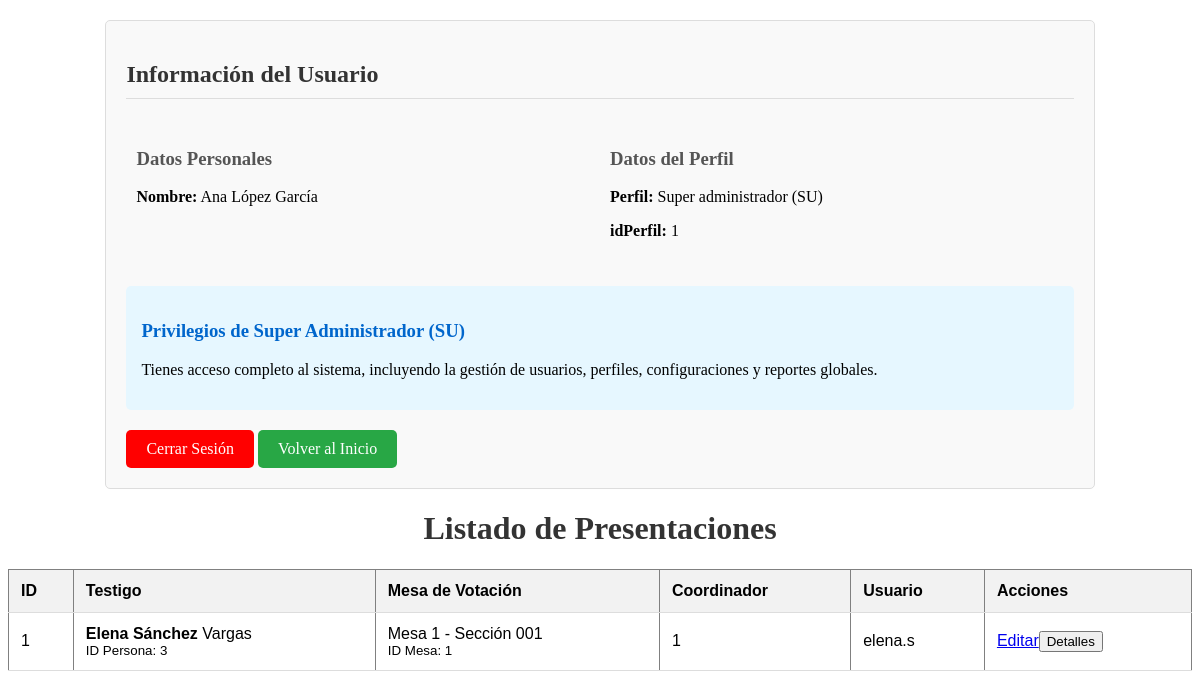
Screenshot of /vistas/obtener_testigos.php (signed in) with the database file from the repository.
### tables this page shows
CREATE TABLE `dbo_usuarios` (
  `idUsuario` int(10) NOT NULL,
  `nombre` varchar(70) NOT NULL,
  `primApellido` varchar(70) NOT NULL,
  `segApellido` varchar(70) NOT NULL,
  `usuario` varchar(10) NOT NULL,
  `password` varchar(50) NOT NULL,
  `idPerfil` int(10) NOT NULL,
  `idPartido` int(10) DEFAULT NULL,
  `idPersona` int(10) DEFAULT NULL,
  `idCoordinador` int(11) DEFAULT NULL,
  `idTestigo` int(11) DEFAULT NULL,
  `estatus` int(10) NOT NULL DEFAULT 1 COMMENT '1: Activo | 0: Inactivo'
);

CREATE TABLE `dbo_login_perfiles` (
  `idPerfil` int(11) NOT NULL,
  `perfil` varchar(200) NOT NULL,
  `alias` char(3) NOT NULL
);

CREATE TABLE `dbo_testigos` (
  `idTestigo` int(10) NOT NULL,
  `idPersona` int(10) NOT NULL,
  `idMesaVotacion` int(10) NOT NULL,
  `idCoordinador` int(10) NOT NULL COMMENT 'Se colocó el campo de coordinador para casos en donde el testigo requiera un coordinador que no sea el mismo de la casilla electoral'
);

CREATE TABLE `dbo_personas` (
  `idPersona` int(10) NOT NULL,
  `nombre` varchar(70) NOT NULL,
  `primApellido` varchar(70) NOT NULL,
  `segApellido` varchar(70) NOT NULL,
  `curp` char(18) NOT NULL,
  `claveElector` char(18) NOT NULL,
  `telefonoCelular` char(10) NOT NULL,
  `telefonoCasa` char(10) DEFAULT NULL,
  `correo` varchar(100) NOT NULL,
  `fecNacimiento` date NOT NULL,
  `calle` varchar(70) NOT NULL,
  `noExterior` varchar(10) DEFAULT NULL,
  `noInterior` varchar(10) DEFAULT NULL,
  `codigoPostal` char(5) NOT NULL,
  `idEstado` int(10) NOT NULL,
  `idMunicipio` int(10) NOT NULL,
  `idColonia` int(10) NOT NULL,
  `idPersonaTipoSangre` int(10) NOT NULL,
  `idPersonaOcupacion` int(10) NOT NULL,
  `idPersonaGradoAcademico` int(10) NOT NULL,
  `idPersonaPoblacion` int(10) NOT NULL,
  `idPersonaEstadoApoyo` int(10) NOT NULL,
  `idLugarVotacion` int(10) NOT NULL,
  `idMesaVotacion` int(10) DEFAULT NULL,
  `disponibilidad` int(10) NOT NULL,
  `observaciones` varchar(150) DEFAULT NULL,
  `id_distrito_federal` int(11) DEFAULT NULL,
  `id_distrito_local` int(11) DEFAULT NULL,
  `idPersonaGenero` int(10) DEFAULT NULL,
  `estatus` int(11) NOT NULL DEFAULT 1 COMMENT '1: ACTIVO | 0: INACTIVO'
);

CREATE TABLE `dbo_mesasvotacion` (
  `idMesaVotacion` int(10) NOT NULL,
  `nombreMesa` varchar(80) NOT NULL,
  `idLugarVotacion` int(10) NOT NULL,
  `idCoordinador` int(10) NOT NULL
);

### modelos/listas2.php (the view, shortened to what this page needs)
<?php
class consulta_observador extends BaseDatos
{
public function obtener_testigos()
{
    $con = $this->getBD();
    $sql = "SELECT
                t.idTestigo,
                t.idPersona,
                t.idMesaVotacion,
                CASE
                    WHEN t.idCoordinador IS NOT NULL THEN t.idCoordinador
                    ELSE 'Sin asignar'
                END AS idCoordinador,
                CASE
                    WHEN u.idPerfil = 4 THEN u.usuario
                    ELSE 'Sin asignar'
                END AS usuario_testigo,
                p.nombre,
                p.primApellido,
                p.segApellido,
                m.nombreMesa
            FROM dbo_testigos t
            LEFT JOIN dbo_usuarios u ON t.idPersona = u.idPersona
            LEFT JOIN dbo_personas p ON t.idPersona = p.idPersona
            LEFT JOIN dbo_mesasvotacion m ON t.idMesaVotacion = m.idMesaVotacion";
    $result = $con->query($sql);
    if ($result && $result->num_rows > 0) {
        echo '<table border="1" >';
        echo '<thead >';
        echo '<tr>';
        echo '<th>ID</th>';
        echo '<th>Testigo</th>';
        echo '<th>Mesa de Votación</th>';
        echo '<th>Coordinador</th>';
        echo '<th>Usuario</th>';
        echo '<th>Acciones</th>';
        echo '</tr>';
        echo '</thead>';
        echo '<tbody>';
        while ($row = $result->fetch_assoc()) {
            echo '<tr>';
            echo '<td>'.htmlspecialchars($row['idTestigo']).'</td>';
            echo '<td>';
            echo '<strong>'.htmlspecialchars($row['nombre'].' '.htmlspecialchars($row['primApellido'])).'</strong>';
            if (!empty($row['segApellido'])) {
                echo ' '.htmlspecialchars($row['segApellido']);
            }
            echo '<br><small>ID Persona: '.htmlspecialchars($row['idPersona']).'</small>';
            echo '</td>';
            echo '<td>';
            if (!empty($row['nombreMesa'])) {
                echo htmlspecialchars($row['nombreMesa']);
            } else {
                echo 'No asignada';
            }
            echo '<br><small>ID Mesa: '.htmlspecialchars($row['idMesaVotacion']).'</small>';
            echo '</td>';
            echo '<td>'.htmlspecialchars($row['idCoordinador']).'</td>';
            echo '<td>'.htmlspecialchars($row['usuario_testigo']).'</td>';
            echo '<td>';
            echo '<a href="editar_testigo.php?id='.urlencode($row['idTestigo']).'" class="btn btn-sm btn-primary mr-2">Editar</a>';
            echo '<button class="btn btn-sm btn-info btn-detalles" data-id="'.htmlspecialchars($row['idTestigo']).'">Detalles</button>';
            echo '</td>';
            echo '</tr>';
        }
        echo '</tbody>';
        echo '</table>';
    } else {
        echo '<div class="alert alert-warning">No se encontraron testigos registrados.</div>';
    }
}
public function obtener_usuario_por_id($idUsuario)
{
    $sql = "SELECT
                u.idUsuario,
                u.nombre,
                u.primApellido,
                u.segApellido,
                u.usuario,
                u.password,
                u.idPerfil,
                lp.perfil,
                lp.alias,
                u.idPartido,
                u.idPersona,
                c.idCoordinador AS idCoordinador,
                u.idTestigo,
                u.estatus
            FROM dbo_usuarios u
            INNER JOIN dbo_login_perfiles lp ON u.idPerfil = lp.idPerfil
            LEFT JOIN dbo_coordinadores c ON u.idPersona = c.idPersona
            WHERE u.idUsuario = ?";
    $con = $this->getBD();
    $stmt = $con->prepare($sql);
    $stmt->bind_param("i", $idUsuario);
    $stmt->execute();
    $resultado = $stmt->get_result();
    return $resultado->fetch_assoc();
}
}

### controladores/validar.php (shortened to what this page needs)
<?php
include_once('../modelos/listas2.php');
$consulta_observador = new consulta_observador();
$usuario_actual = $consulta_observador->obtener_usuario_por_id($_SESSION['idUsuario']);
function mostrar_info_usuario($usuario) {
    echo "<div style='width: 80%; margin: 20px auto; padding: 20px; border: 1px solid #ddd; border-radius: 5px; background-color: #f9f9f9;'>
            <h2 style='color: #333; border-bottom: 1px solid #ddd; padding-bottom: 10px;'>Información del Usuario</h2>
            <div style='display: flex; flex-wrap: wrap;'>
                <div style='flex: 1; min-width: 200px; margin: 10px;'>
                    <h3 style='color: #555;'>Datos Personales</h3>
                    <p><strong>Nombre:</strong> {$usuario['nombre']} {$usuario['primApellido']} {$usuario['segApellido']}</p>
                </div>
                <div style='flex: 1; min-width: 200px; margin: 10px;'>
                    <h3 style='color: #555;'>Datos del Perfil</h3>
                    <p><strong>Perfil:</strong> {$usuario['perfil']} ({$usuario['alias']})</p>
                    <p><strong>idPerfil:</strong> {$usuario['idPerfil']}</p>
                </div>
            </div>";
    switch ($usuario['idPerfil']) {
        case 1:
            echo "<div style='margin-top: 20px; padding: 15px; background-color: #e6f7ff; border-radius: 5px;'>
                <h3 style='color: #0066cc;'>Privilegios de Super Administrador (SU)</h3>
                <p>Tienes acceso completo al sistema, incluyendo la gestión de usuarios, perfiles, configuraciones y reportes globales.</p>
              </div>";
            break;
    }
    echo "
    <a href='/coordinadores_y_testigos/controladores/cerrar_sesion.php' style='display: inline-block; margin-top: 20px; padding: 10px 20px; background-color:rgb(255, 0, 0); color: white; text-decoration: none; border-radius: 5px;'>Cerrar Sesión</a>
    <a href='index.php' style='display: inline-block; margin-top: 20px; padding: 10px 20px; background-color: #28a745; color: white; text-decoration: none; border-radius: 5px;'>Volver al Inicio</a>
    </div>
    ";
}
if ($usuario_actual) {
    mostrar_info_usuario($usuario_actual);
} else {
    echo "<div style='text-align: center; margin-top: 20px;'>
            <p style='color: red; font-weight: bold;'>No se pudo obtener la información del usuario.</p>
            <p style='color: #555;'>Por favor, contacta al administrador del sistema.</p>
          </div>";
}
?>

### vistas/css/estilos.css (style rules this page uses)
table { border-collapse: collapse; width: 100%; margin: 1rem 0; font-family: Arial, sans-serif; }
th, td { padding: 0.75rem; text-align: left; border-bottom: 1px solid #ddd; }
th { background-color: #f2f2f2; font-weight: bold; }

### rows the page displays
dbo_usuarios: nombre "Ana", primApellido "López", segApellido "García", idPerfil.perfil "Super administrador", idPerfil.alias "SU", idPerfil "1"
dbo_testigos: idTestigo "1", idPersona.primApellido "Elena Sánchez", idPersona.segApellido "Vargas", idPersona "3", idMesaVotacion.nombreMesa "Mesa 1 - Sección 001", idMesaVotacion "1", idCoordinador "1", usuario_testigo "elena.s"
